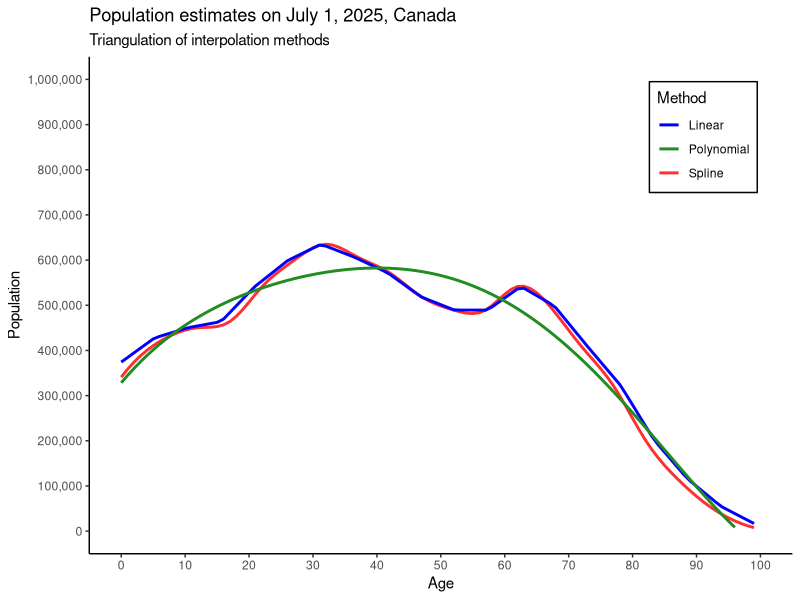

Reproduce this figure in R. (Note: this script raises an error after producing the figure.)
# this .r script smooths 5-year population estimates from multiple interpolation techniques



# load 5-year age group counts for the population
# https://www150.statcan.gc.ca/t1/tbl1/en/tv.action?pid=1710000501
census <- data.frame( # population totals, 2025
  age = c(
    "0-4",
    "5-9",
    "10-14",
    "15-19",
    "20-24",
    "25-29",
    "30-34",
    "35-39",
    "40-44",
    "45-49",
    "50-54",
    "55-59",
    "60-64",
    "65-69",
    "70-74",
    "75-79",
    "80-84",
    "85-89",
    "90-94",
    "95-99"
    ),
  pop = c(
    1871184, 
    2138350, 
    2251628, 
    2319393, 
    2703780, 
    2995647, 
    3175724, 
    3032523, 
    2859631, 
    2593361, 
    2447311, 
    2446446,
    2708208,
    2494286,
    2044533,
    1609542,
    1008273,
     579797,
     275677,
      84078
    )
  )





# 1) function to compute polynomial interpolation ---------------------------------
polynomial <- function(data, k){
  
  # load pipe locally
  `%>%` <- magrittr::`%>%`
  
  # first, recode string to numeric, if string
  if (!is.character(data$age)) {
    stop(message("The age column must be of class character e.g., '0-4', '5-9', etc."))
  }
  
  # split the string
  string <- stringr::str_split(data$age, pattern = "[-/_;, ]")
  
  # columns
  string <- as.data.frame(do.call(rbind, string))
  string <- string %>% dplyr::mutate(dplyr::across(dplyr::where(is.character), as.numeric)) # strings to numeric
  colnames(string) <- c("lo", "hi")
  
  # join
  data <- cbind(string, data)
  
  # find the center points for the 5-year age brackets i.e., the middle age groups in the numeric coding
  data <- data %>% dplyr::mutate(center = (hi + lo) / 2, bracket_width = abs(hi - lo) + 1 )
    
  # interpolation
  model <- stats::lm(
    # the average population for each age increment in the age bracket
    pop/bracket_width ~ stats::poly(center, degree = k, raw = TRUE), # k-degree polynomial term
    data = data
    )
  print(summary(model)) # display equation
  
  # range
  lo <- min(data$lo); hi <- max(data$hi)
  
  # construct data frame
  newdata <- data.frame( center = seq( from = lo, to = hi, by = 1) )
  
  # estimate census counts by age
  newdata <- newdata %>% dplyr::mutate(pop = stats::predict(model, newdata = .)) %>% dplyr::rename(age = center)
  # r <- dplyr::mutate(r, pop = round(x = pop, digits = 0)) # round to whole number
  newdata <- dplyr::mutate(newdata, age = lo:hi) # re-scale age distribution
  
  # print age distribution
  print(paste0("age distribution:"))
  print(knitr::kable(newdata)) 
  return(newdata) # return
}
census_poly <- polynomial(data = census, k = 5)



# function for interpolation ----------------------------------------------------------
interpolationFun <- function(data, method = "spline"){
  
  # load pipe locally
  `%>%` <- magrittr::`%>%`
  
  # first, recode string to numeric, if string
  if (!is.character(data$age)) {
    stop(message("The age column must be of class character e.g., '0-4', '5-9', etc."))
  }
  
  # split the string
  string <- stringr::str_split(data$age, pattern = "[-/_;, ]")
  
  # columns
  string <- as.data.frame(do.call(rbind, string))
  string <- string %>% dplyr::mutate(dplyr::across(dplyr::where(is.character), as.numeric)) # strings to numeric
  colnames(string) <- c("lo", "hi")
  
  # join
  data <- cbind(string, data)
  
  # find the center points for the 5-year age brackets i.e., the middle age groups in the numeric coding
  data <- data %>% dplyr::mutate(center = (hi + lo) / 2, bracket_width = abs(hi - lo) + 1 )
  
  # range
  lo <- min(data$lo); hi <- max(data$hi)
  
  # construct data frame
  n <- seq( from = lo, to = hi, by = 1 )
  
  # the center points
  x <- data$center
  
  # population
  y <- (data$pop / data$bracket_width)
  
  # method
  if (method == "spline") {
  model <- stats::spline( # spline
    x, 
    y, 
    n = length(n), 
    method = "fmm",
    xmin = min(n), 
    xmax = max(n), 
    ties = mean
    )
  } else if (method == "linear") {
    model <- stats::approx( # linear interpolation
        x = x,
        y = y,
        n = length(n),
        method = "linear",
        ties = mean
        )
  }
  newdata <- as.data.frame(model) # coerce to data frame
  newdata <- dplyr::mutate(newdata, x = lo:hi) # rescale age distribution
  newdata <- dplyr::rename(newdata, age = x, pop = y) # rename columns
  # r <- dplyr::mutate(r, pop = round(x = pop, digits = 0)) # round to whole number
  
  # print age distribution
  print(paste0("age distribution:"))
  print(knitr::kable(newdata)) 
  return(newdata) # return 
}
census_spline <- interpolationFun(data = census, method = "spline")
census_linear <- interpolationFun(data = census, method = "linear")



# compare census estimates by interpolation strategy ---------------------------
test <- function(data, test){
  x <- data[, 2]
  y <- test[, 2]
  r <- cor( # correlation coefficient
    x = x,
    y = y
  )
  print(paste0("correlation coefficient = ", round(x = r, digits = 2)))
}
# run each line separately
test(data = census_poly, test = census_spline)
test(data = census_poly, test = census_linear)
test(data = census_spline , test = census_linear)



# plot the age-graded population estimates
fig_01 <- ggplot2::ggplot() +
  ggplot2::geom_line(data = census_spline, ggplot2::aes(x = age, y = pop, color = "Spline"), size = 1) +
  ggplot2::geom_line(data = census_linear, ggplot2::aes(x = age, y = pop, color = "Linear"), size = 1) +
  ggplot2::geom_line(data = census_poly, ggplot2::aes(x = age, y = pop, color = "Polynomial"), size = 1) +
  ggplot2::scale_color_manual(
    name = "Method", 
    values = c(
      "Spline" = "firebrick1", 
      "Linear" = "blue1",
      "Polynomial" = "forestgreen"
      )
    ) +
  ggplot2::scale_x_continuous(breaks = seq(0, 100, by = 10), limits = c(0, 100)) +
  ggplot2::scale_y_continuous(breaks = seq(0, 1000000, by = 100000), limits = c(0, 1000000),
    labels = scales::label_comma()
    ) +
  ggplot2::labs(
    title = "Population estimates on July 1, 2025, Canada",
    subtitle = "Triangulation of interpolation methods",
    x = "Age", 
    y = "Population"
    ) +
  ggplot2::theme_classic() + 
  ggplot2::theme(
    legend.position = "inside",
    legend.position.inside = c(0.95, 0.95), # x and y coordinates from 0 to 1
    legend.justification = c("right", "top"), # Anchors the legend at those coordinates
    legend.background = ggplot2::element_rect(fill = "white", color = "black")
    )

# function to output high resolution images
output <- function(filename, figure, path = path, width = 10, height = 5){
  ggplot2::ggsave(
    filename,
    figure,
    path = path, 
    width = width, 
    height = height, 
    device = 'png', 
    dpi = 250 # larger DPI increases the size of the plot aesthetics 
    )
}

# output figure
output(
  filename = "fig_01.png",
  figure = fig_01,
  path = "~/Desktop/",
  width = 10,
  height = 5
  )



# close .r script
